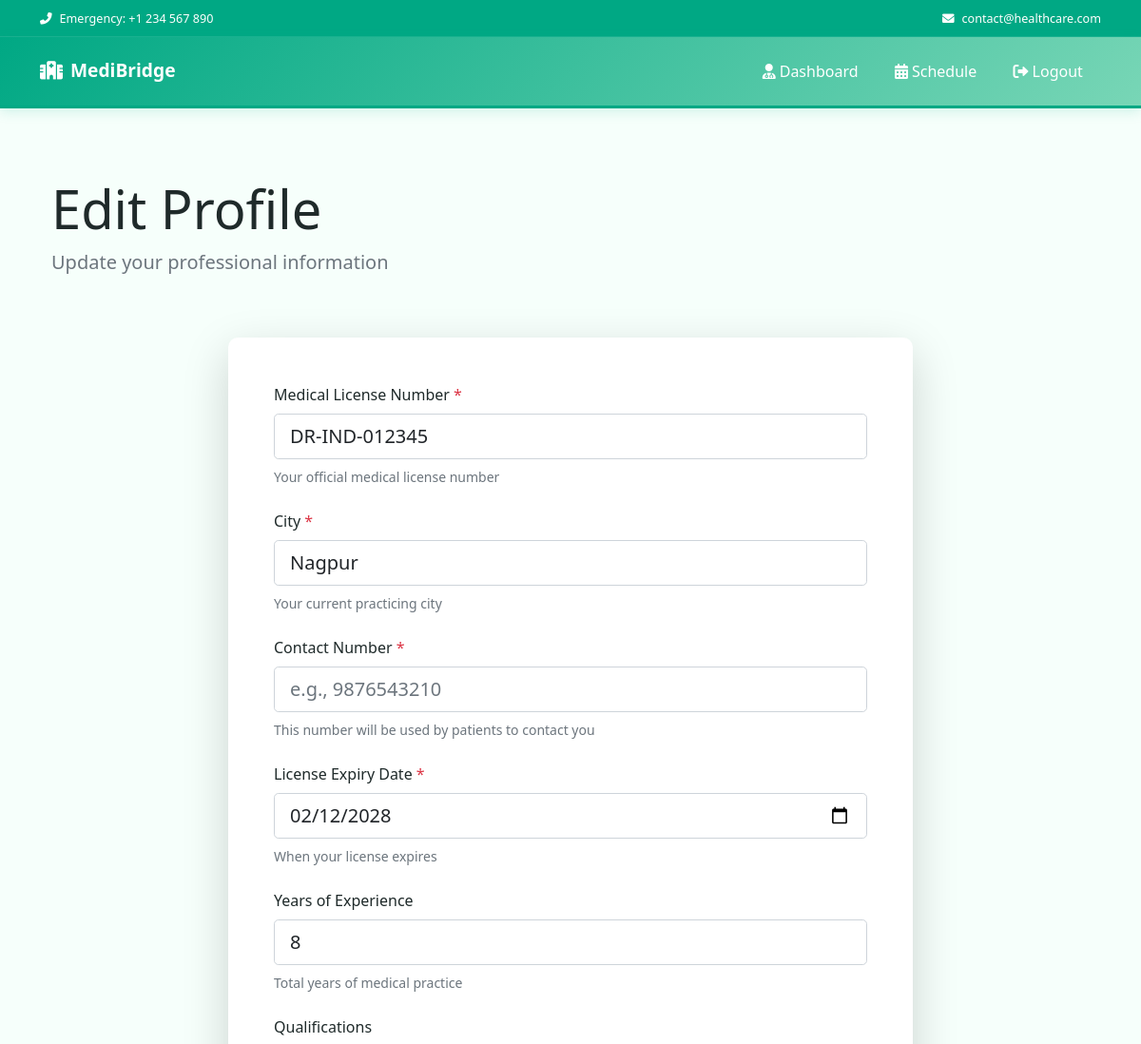
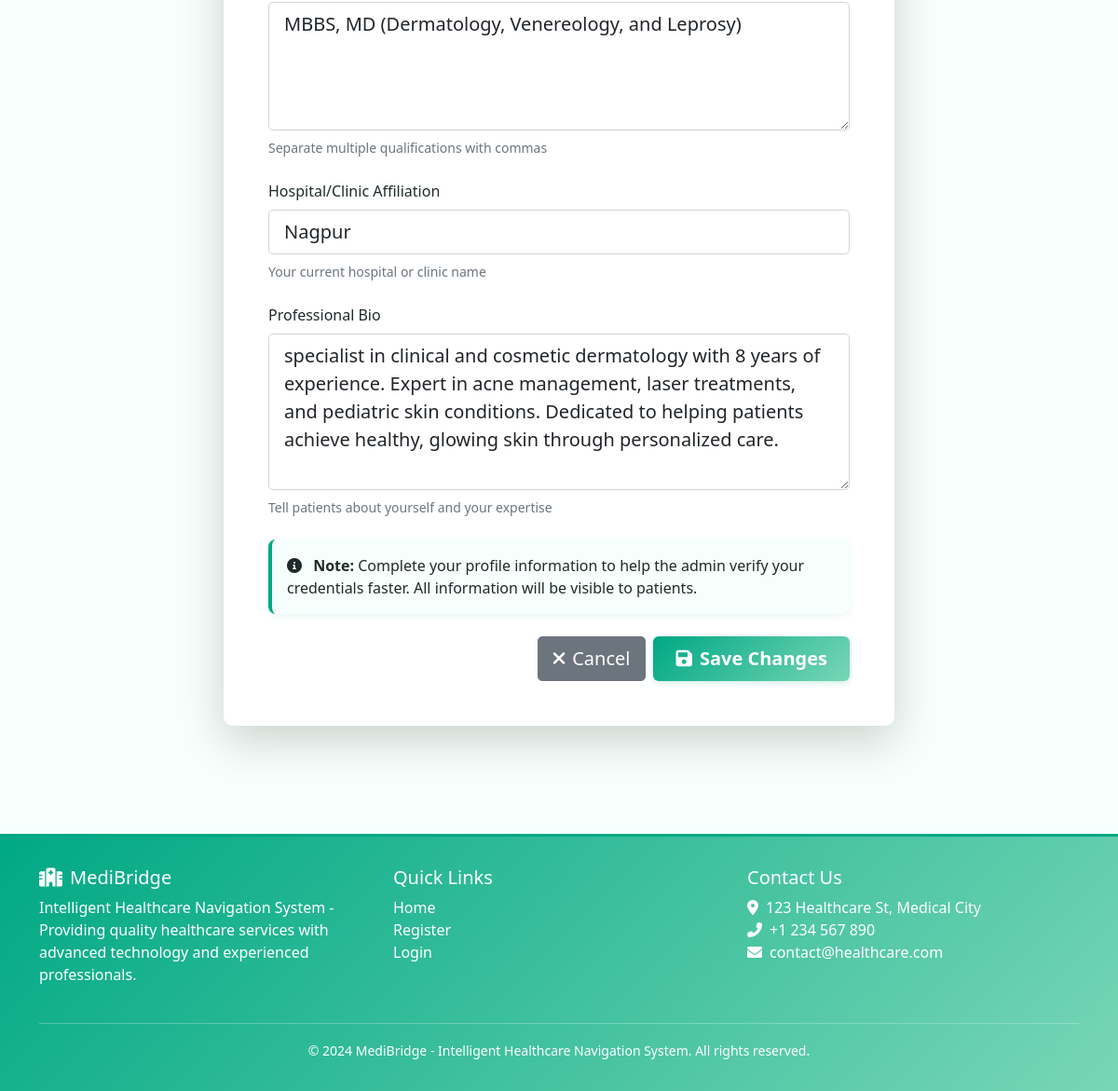
Page /doctor/profile/edit (signed in) on the committed database (2 pictures, top to bottom).
### app.py (models this page shows)
class Doctor(db.Model):
    id = db.Column(db.Integer, primary_key=True)
    user_id = db.Column(db.Integer, db.ForeignKey('user.id'), nullable=False)
    specialization = db.Column(db.String(100), nullable=False)
    min_age = db.Column(db.Integer, nullable=False, default=0)  # Minimum age for patients
    max_age = db.Column(db.Integer, nullable=False, default=100)  # Maximum age for patients
    license_number = db.Column(db.String(100), nullable=True)  # Medical license number
    license_expiry = db.Column(db.Date, nullable=True)  # License expiry date
    qualifications = db.Column(db.Text, nullable=True)  # Comma-separated qualifications
    experience_years = db.Column(db.Integer, nullable=True)  # Years of experience
    hospital_affiliation = db.Column(db.String(200), nullable=True)  # Current hospital/clinic
    city = db.Column(db.String(100), nullable=False, default='Unknown')  # Doctor's city
    contact = db.Column(db.String(15), nullable=True)  #  Doctor phone number
    bio = db.Column(db.Text, nullable=True)  # Professional bio
    is_verified = db.Column(db.Boolean, default=False)  # Admin verification status
    verification_date = db.Column(db.DateTime, nullable=True)  # When admin verified
    appointments = db.relationship('Appointment', backref='doctor', lazy=True)
    user = db.relationship('User', backref='doctor_profile', lazy=True)

### app.py (the view, shortened to what this page needs)
@app.route('/doctor/profile/edit', methods=['GET', 'POST'])
@login_required
def edit_doctor_profile():
    if current_user.user_type != 'doctor':
        flash('Only doctors can access this page')
        return redirect(url_for('home'))
    doctor = Doctor.query.filter_by(user_id=current_user.id).first()
    if not doctor:
        flash('Doctor profile not found')
        return redirect(url_for('home'))
    return render_template('edit_doctor_profile.html', doctor=doctor)

### app.py (called while the page is built)
@login_manager.user_loader
def load_user(user_id):
    return User.query.get(int(user_id))

### templates/edit_doctor_profile.html
{% extends "base.html" %}
{% block content %}
<div class="container py-5">
    <div class="row mb-5">
        <div class="col-12">
            <h1 class="display-4 mb-2">Edit Profile</h1>
            <p class="lead text-muted">Update your professional information</p>
        </div>
    </div>
    <div class="row">
        <div class="col-lg-8 mx-auto">
            <div class="card border-0 shadow-lg">
                <div class="card-body p-5">
                    <form method="POST" action="{{ url_for('edit_doctor_profile') }}">
                        <div class="mb-4">
                            <label for="license_number" class="form-label fw-semibold">Medical License Number <span
                                    class="text-danger">*</span></label>
                            <input type="text" id="license_number" name="license_number"
                                class="form-control form-control-lg" value="{{ doctor.license_number or '' }}"
                                placeholder="e.g., MCI-12345678">
                            <small class="form-text text-muted d-block mt-2">Your official medical license
                                number</small>
                        </div>
                        <div class="mb-4">
                            <label for="city" class="form-label fw-semibold">City <span
                                    class="text-danger">*</span></label>
                            <input type="text" id="city" name="city" class="form-control form-control-lg"
                                value="{{ doctor.city or '' }}" placeholder="e.g., Mumbai" required>
                            <small class="form-text text-muted d-block mt-2">Your current practicing city</small>
                        </div>
                        <div class="mb-4">
    <label for="contact" class="form-label fw-semibold">
        Contact Number <span class="text-danger">*</span>
    </label>
    <input type="tel" id="contact" name="contact"
        class="form-control form-control-lg"
        value="{{ doctor.contact or '' }}"
        placeholder="e.g., 9876543210" required>
    <small class="form-text text-muted d-block mt-2">
        This number will be used by patients to contact you
    </small>
</div>
                        <div class="mb-4">
                            <label for="license_expiry" class="form-label fw-semibold">License Expiry Date <span
                                    class="text-danger">*</span></label>
                            <input type="date" id="license_expiry" name="license_expiry"
                                class="form-control form-control-lg"
                                value="{% if doctor.license_expiry %}{{ doctor.license_expiry.strftime('%Y-%m-%d') }}{% endif %}">
                            <small class="form-text text-muted d-block mt-2">When your license expires</small>
                        </div>
                        <div class="mb-4">
                            <label for="experience_years" class="form-label fw-semibold">Years of Experience</label>
                            <input type="number" id="experience_years" name="experience_years"
                                class="form-control form-control-lg" value="{{ doctor.experience_years or '' }}"
                                placeholder="e.g., 10" min="0">
                            <small class="form-text text-muted d-block mt-2">Total years of medical practice</small>
                        </div>
                        <div class="mb-4">
                            <label for="qualifications" class="form-label fw-semibold">Qualifications</label>
                            <textarea id="qualifications" name="qualifications" rows="4"
                                class="form-control form-control-lg"
                                placeholder="List your qualifications separated by commas&#10;e.g., MBBS, MD (Internal Medicine), DM (Cardiology)">{{ doctor.qualifications or '' }}</textarea>
                            <small class="form-text text-muted d-block mt-2">Separate multiple qualifications with
                                commas</small>
                        </div>
                        <div class="mb-4">
                            <label for="hospital_affiliation" class="form-label fw-semibold">Hospital/Clinic
                                Affiliation</label>
                            <input type="text" id="hospital_affiliation" name="hospital_affiliation"
                                class="form-control form-control-lg" value="{{ doctor.hospital_affiliation or '' }}"
                                placeholder="e.g., City Medical Center">
                            <small class="form-text text-muted d-block mt-2">Your current hospital or clinic
                                name</small>
                        </div>
                        <div class="mb-4">
                            <label for="bio" class="form-label fw-semibold">Professional Bio</label>
                            <textarea id="bio" name="bio" rows="5" class="form-control form-control-lg"
                                placeholder="Write a brief professional biography...">{{ doctor.bio or '' }}</textarea>
                            <small class="form-text text-muted d-block mt-2">Tell patients about yourself and your
                                expertise</small>
                        </div>
                        <div class="alert alert-info mb-4">
                            <i class="fas fa-info-circle me-2"></i>
                            <strong>Note:</strong> Complete your profile information to help the admin verify your
                            credentials faster. All information will be visible to patients.
                        </div>
                        <div class="d-grid gap-2 d-md-flex justify-content-md-end">
                            <a href="{{ url_for('doctor_profile') }}" class="btn btn-secondary btn-lg">
                                <i class="fas fa-times me-2"></i>Cancel
                            </a>
                            <button type="submit" class="btn btn-primary btn-lg">
                                <i class="fas fa-save me-2"></i>Save Changes
                            </button>
                        </div>
                    </form>
                </div>
            </div>
        </div>
    </div>
</div>
{% endblock %}

### templates/base.html (style rules this page uses)
:root { --primary-color: #00A884; --secondary-color: #78D6B6; --accent-color: #F6FFFB; --text-color: #1F2A2A; --success-color: #00A884; --warning-color: #e67e22; --danger-color: #c0392b; --light-bg: #F6FFFB; }
body { font-family: 'Segoe UI', Tahoma, Geneva, Verdana, sans-serif; background-color: #F6FFFB; overflow-x: hidden; color: #1F2A2A; }
.card { border: none; border-radius: 10px; box-shadow: 0 2px 8px rgba(0, 168, 132, 0.08); transition: all 0.3s ease; margin-bottom: 20px; border-left: 4px solid #78D6B6; background-color: #ffffff; }
.btn-primary { background: linear-gradient(135deg, #00A884 0%, #78D6B6 100%); border: none; padding: 0.5rem 1.5rem; border-radius: 6px; font-weight: 600; transition: all 0.3s ease; box-shadow: 0 2px 6px rgba(0, 168, 132, 0.2); color: white; }
.alert { border-radius: 8px; border: none; border-left: 4px solid #00A884; box-shadow: 0 2px 6px rgba(0, 168, 132, 0.1); background-color: #F6FFFB; color: #1F2A2A; }
.alert-info { background-color: #F6FFFB; border-left-color: #00A884; color: #1F2A2A; }

### rows in the picture
Doctor: license_number "DR-IND-012345", city "Nagpur", license_expiry "02/12/2028", experience_years "8", qualifications "MBBS, MD (Dermatology, Venereology, and Leprosy)", hospital_affiliation "Nagpur", bio "specialist in clinical and cosmetic dermatology with 8 years of experience. Expert in acne management, laser treatments, and pediatric skin conditions. Dedicated to helping patients achieve healthy, glowing skin through personalized care."
